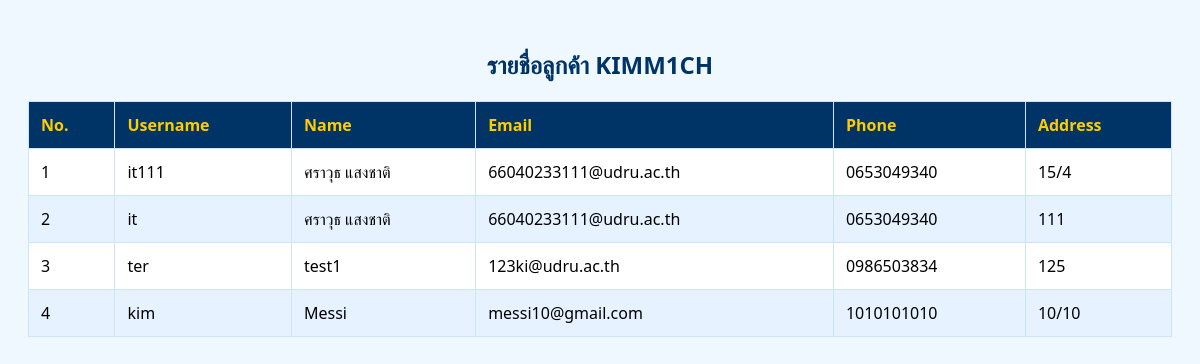
Page /showmember.php on the committed database.
### tables this page shows
CREATE TABLE `customer` (
  `id` int(11) NOT NULL,
  `username` varchar(12) NOT NULL,
  `password` varchar(15) NOT NULL,
  `name` varchar(100) NOT NULL,
  `email` varchar(100) NOT NULL,
  `phone` varchar(20) NOT NULL,
  `address` text NOT NULL
);

### showmember.php (the view, shortened to what this page needs)
<?php
include "connect.php";
$sql = "SELECT * FROM customer";
$result = $conn->query($sql);
?>
<!DOCTYPE html>
<html lang="th">
<head>
</head>
<body>
<h2>รายชื่อลูกค้า KIMM1CH</h2>
<div class="table-container">
    <table>
        <thead>
            <tr>
                <th>No.</th>
                <th>Username</th>
                <th>Name</th>
                <th>Email</th>
                <th>Phone</th>
                <th>Address</th>
            </tr>
        </thead>
        <tbody>
            <?php if ($result->num_rows > 0): ?>
                <?php $count=1;
                    while($row = $result->fetch_assoc()): ?>
                    <tr>
                        <td><?= "$count" ?></td>
                        <td><?= htmlspecialchars($row["username"]) ?></td>
                        <td><?= htmlspecialchars($row["name"]) ?></td>
                        <td><?= htmlspecialchars($row["email"]) ?></td>
                        <td><?= htmlspecialchars($row["phone"]) ?></td>
                        <td><?= htmlspecialchars($row["address"]) ?></td>
                    </tr>
                <?php $count=$count+1; endwhile; ?>
            <?php else: ?>
                <tr><td colspan="6">ไม่พบข้อมูลลูกค้า</td></tr>
            <?php endif; ?>
        </tbody>
    </table>
</div>
</body>
</html>

### showmember.php (style rules this page uses)
body { font-family: 'Segoe UI', sans-serif; background-color: #f0f8ff; padding: 20px; }
h2 { color: #003366; text-align: center; }
.table-container { overflow-x: auto; }
table { width: 100%; border-collapse: collapse; background-color: #ffffff; }
th, td { padding: 12px; text-align: left; border: 1px solid #cce5ff; }
th { background-color: #003366; color: #ffcc00; }
tr:nth-child(even) { background-color: #e6f2ff; }

### rows in the picture
customer: username "it111", name "ศราวุธ แสงชาติ", email "66040233111@udru.ac.th", phone "0653049340", address "15/4"
customer: username "it", name "ศราวุธ แสงชาติ", email "66040233111@udru.ac.th", phone "0653049340", address "111"
customer: username "ter", name "test1", email "123ki@udru.ac.th", phone "0986503834", address "125"
customer: username "kim", name "Messi", email "messi10@gmail.com", phone "1010101010", address "10/10"
